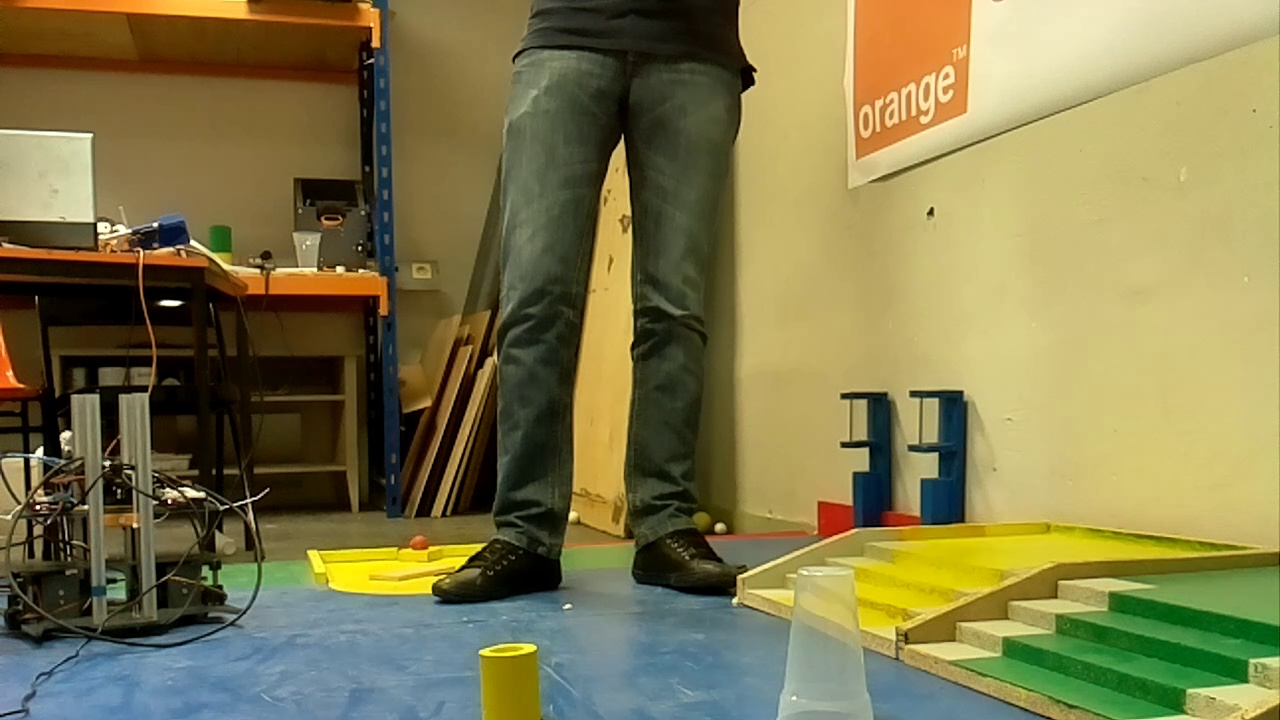
#> input picture MachineLearning/Python/photo2.jpg, 1280 x 720 px, given in place of the camera
$ python crossFinder.py
#> lines starting #> are read from the running program, lines starting #| are printed output that depends on the picture; after the words box and inside, x2 and y2 are one past the last pixel; in counts of white or black regions, pixels touching at a corner belong together
import numpy as np
import cv2

def nothing(x):
    pass

cap = cv2.VideoCapture(0) #Ouverture de la caméra
end = False

cv2.namedWindow('Camera')

#Création des trackbars
Hmin_tb = cv2.createTrackbar('Hmin', 'Camera', 0, 179, nothing)
#> slider 'Hmin' is set to 35
Hmax_tb = cv2.createTrackbar('Hmax', 'Camera', 0, 179, nothing)
#> slider 'Hmax' is set to 179
Smin_tb = cv2.createTrackbar('Smin', 'Camera', 0, 255, nothing)
#> slider 'Smin' is set to 51
Smax_tb = cv2.createTrackbar('Smax', 'Camera', 0, 255, nothing)
#> slider 'Smax' is set to 255
Vmin_tb = cv2.createTrackbar('Vmin', 'Camera', 0, 255, nothing)
#> slider 'Vmin' is set to 51
Vmax_tb = cv2.createTrackbar('Vmax', 'Camera', 0, 255, nothing)
#> slider 'Vmax' is set to 255

while(cap.isOpened() and not end):
    ret,frame = cap.read() #Lecture d'une frame de la caméra (ret est un booléen confirmant que la frame a bien été lue)
#> frame is the input picture: shape (720, 1280, 3); mean B, G, R 76.1, 121.6, 128.7

    #Récupération des valeurs des trackbars
    Hmin = cv2.getTrackbarPos('Hmin', 'Camera')
    Smin = cv2.getTrackbarPos('Smin', 'Camera')
    Vmin = cv2.getTrackbarPos('Vmin', 'Camera')
    Hmax = cv2.getTrackbarPos('Hmax', 'Camera')
    Smax = cv2.getTrackbarPos('Smax', 'Camera')
    Vmax = cv2.getTrackbarPos('Vmax', 'Camera')

    color_l = np.array([Hmin,Smin,Vmin])
    color_h = np.array([Hmax,Smax,Vmax])

    if(ret):
        hsvFrame = cv2.cvtColor(frame, cv2.COLOR_BGR2HSV)
#> hsvFrame: shape (720, 1280, 3); mean H, S, V 34.7, 135.2, 137
        mask = cv2.inRange(hsvFrame, color_l, color_h)
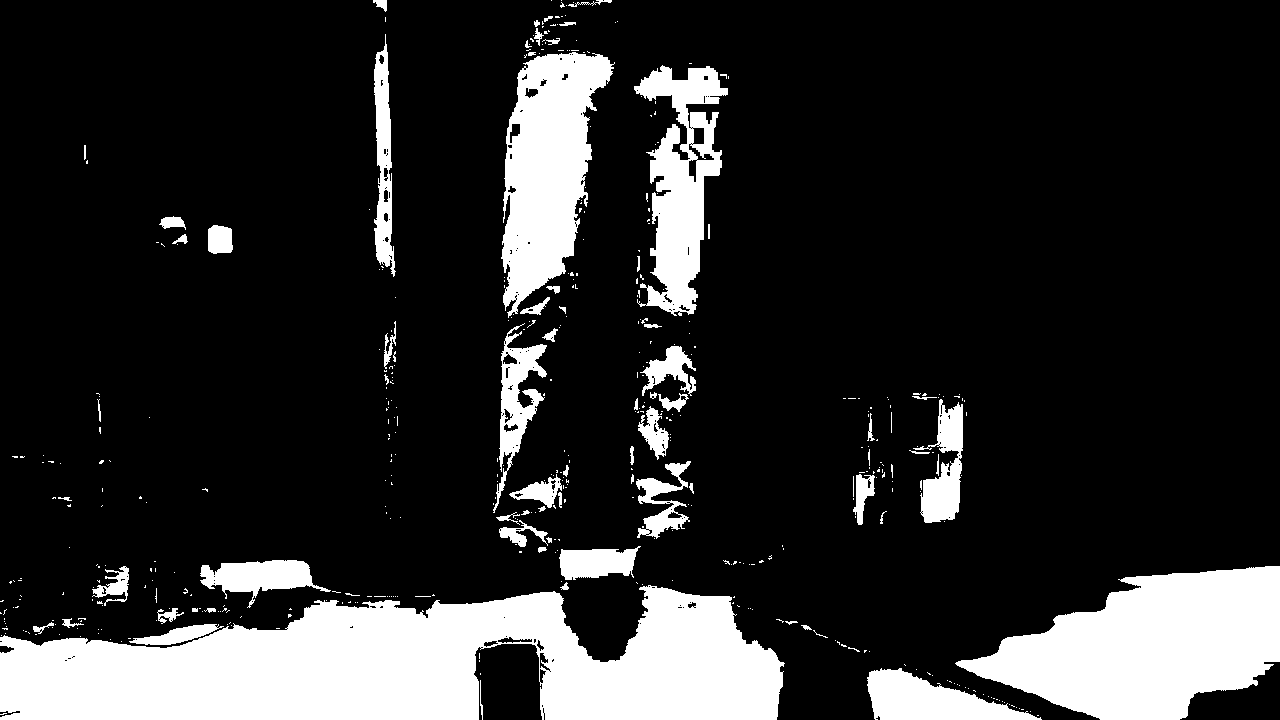
#> mask: shape (720, 1280); 17.7% white; 474 white regions (399 under 20 px), largest, box (x1, y1, x2, y2) and area: (0, 585, 785, 720) 71481, (955, 566, 1280, 720) 31159, (501, 52, 615, 318) 17505
        #On retire de l'image tout ce qui n'est pas de la bonne couleur
        cropped = cv2.bitwise_and(frame, frame, mask = mask)
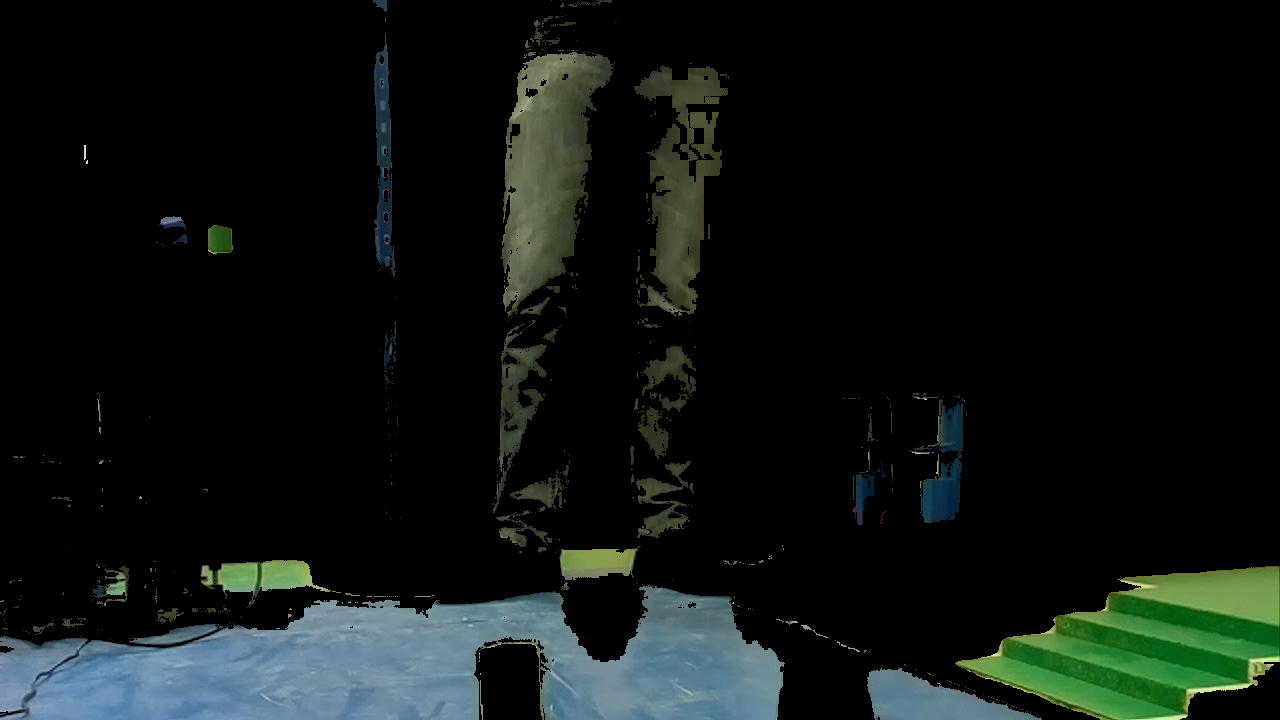
#> cropped: shape (720, 1280, 3); mean B, G, R 18.1, 20.5, 14.9

        #Afffichage du résultat
        cv2.imshow('Camera', cropped)

    if(cv2.waitKey(1) & 0xFF == ord('q')):
#> (key q is pressed here)
        end = True
cap.release()
cv2.destroyAllWindows()

$ run again, on MachineLearning/Python/Tableframe.jpg
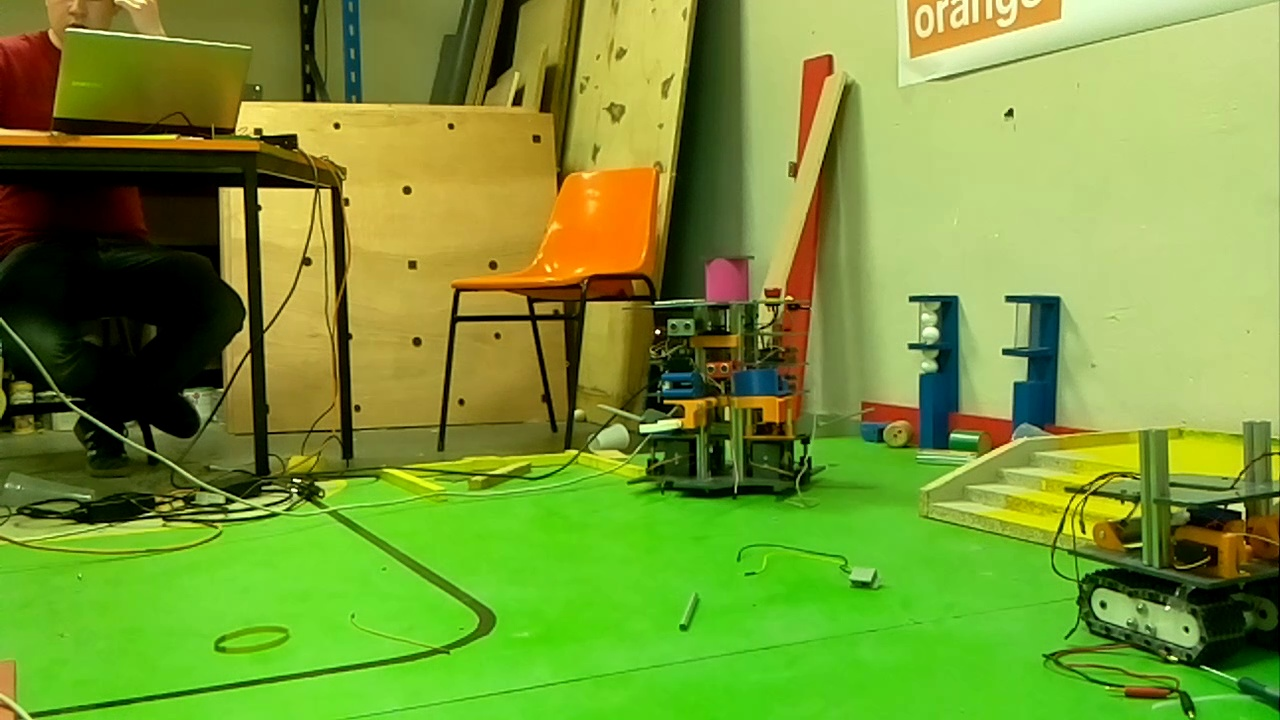
#> input picture MachineLearning/Python/Tableframe.jpg, 1280 x 720 px, given in place of the camera
#> frame is the input picture: shape (720, 1280, 3); mean B, G, R 53.1, 151.4, 119.6
#> hsvFrame: shape (720, 1280, 3); mean H, S, V 38.3, 177.6, 159.2
#> `mask = cv2.inRange(hsvFrame, color_l, color_h)`:
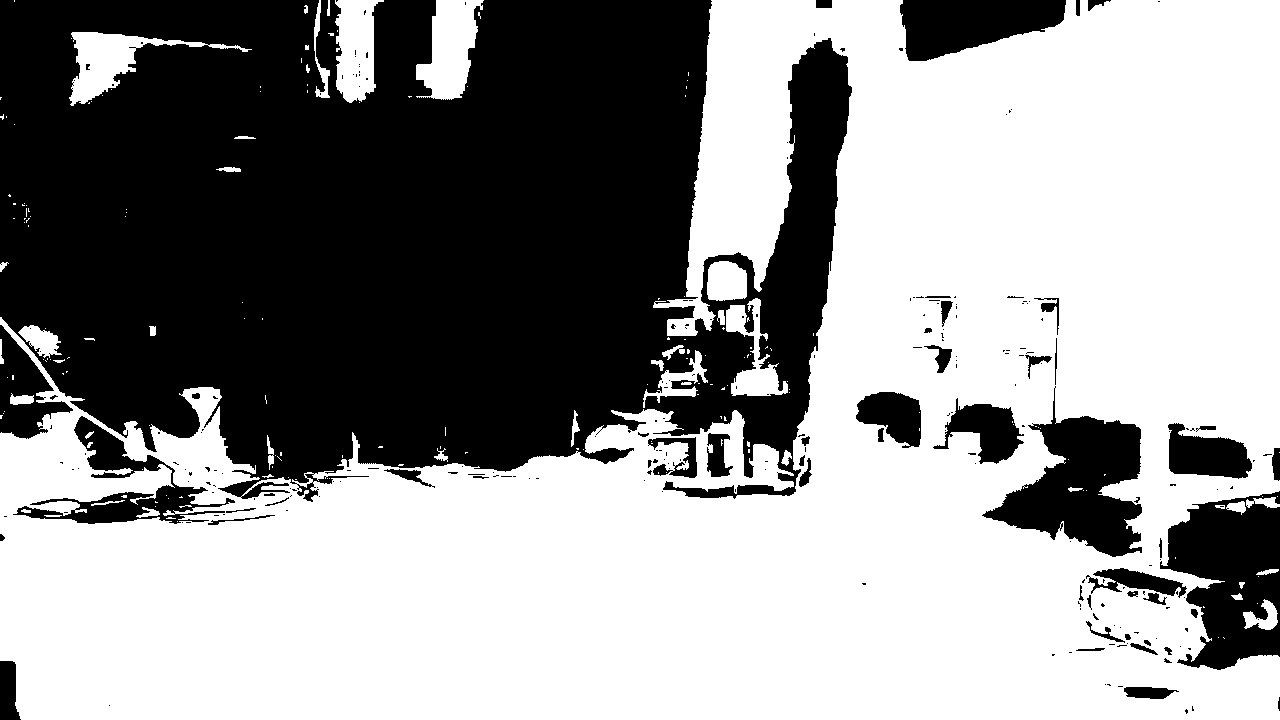
#> mask: shape (720, 1280); 58.7% white; 247 black regions (192 under 20 px), largest, box (x1, y1, x2, y2) and area: (0, 0, 852, 502) 320870, (1160, 491, 1280, 670) 13773, (982, 386, 1142, 557) 12715
#> `cropped = cv2.bitwise_and(frame, frame, mask = mask)`:
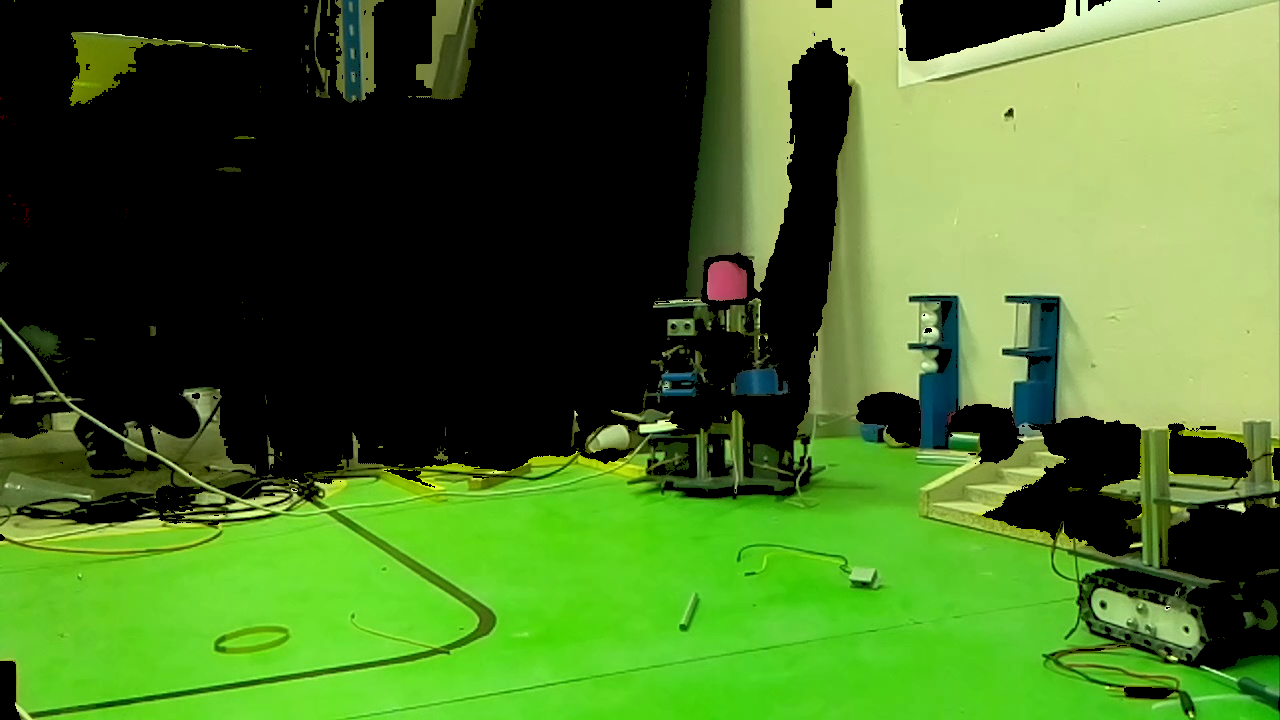
#> cropped: shape (720, 1280, 3); mean B, G, R 39.4, 109.4, 71.3

$ run again, on MachineLearning/Python/escalier.jpg
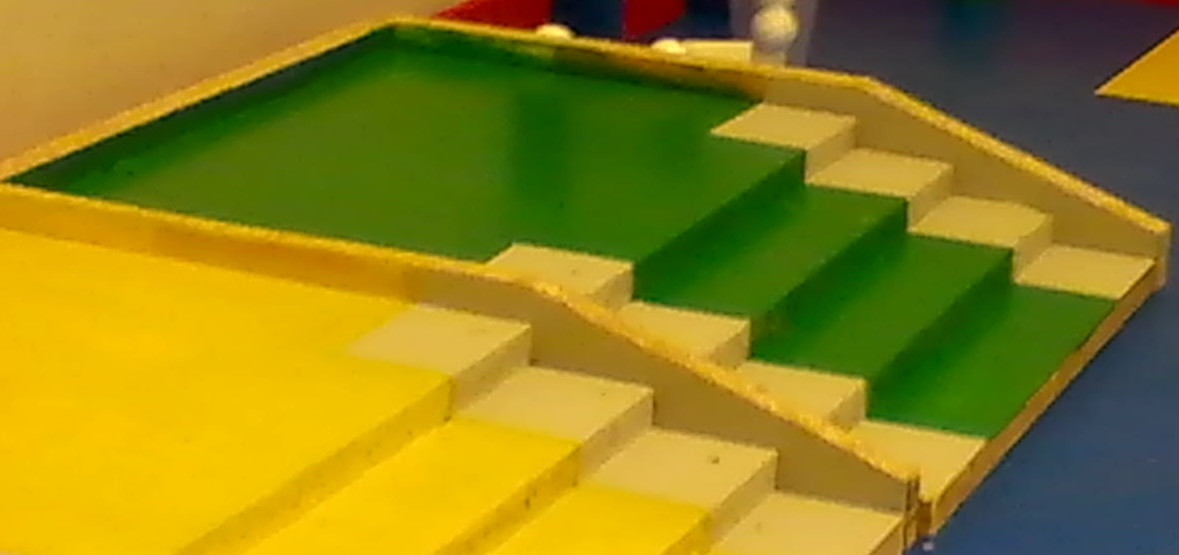
#> input picture MachineLearning/Python/escalier.jpg, 1179 x 555 px, given in place of the camera
#> frame is the input picture: shape (555, 1179, 3); mean B, G, R 25.6, 129.7, 142.8
#> hsvFrame: shape (555, 1179, 3); mean H, S, V 41.5, 208.3, 158.3
#> `mask = cv2.inRange(hsvFrame, color_l, color_h)`:
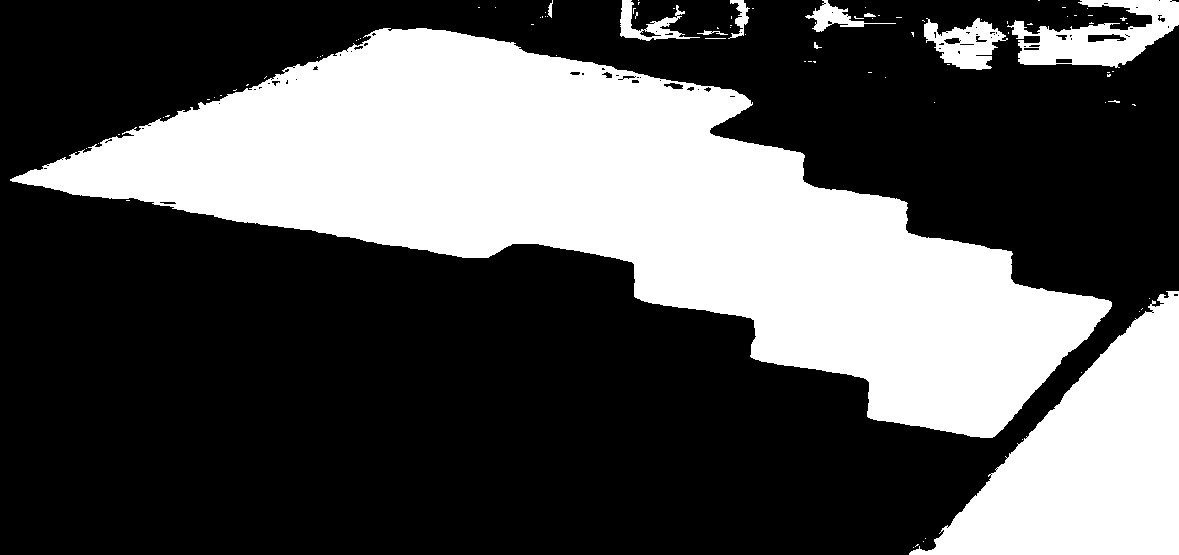
#> mask: shape (555, 1179); 34% white; 92 white regions (80 under 20 px), largest, box (x1, y1, x2, y2) and area: (10, 28, 1112, 438) 175049, (909, 291, 1179, 555) 36519, (1007, 0, 1179, 68) 5840
#> `cropped = cv2.bitwise_and(frame, frame, mask = mask)`:
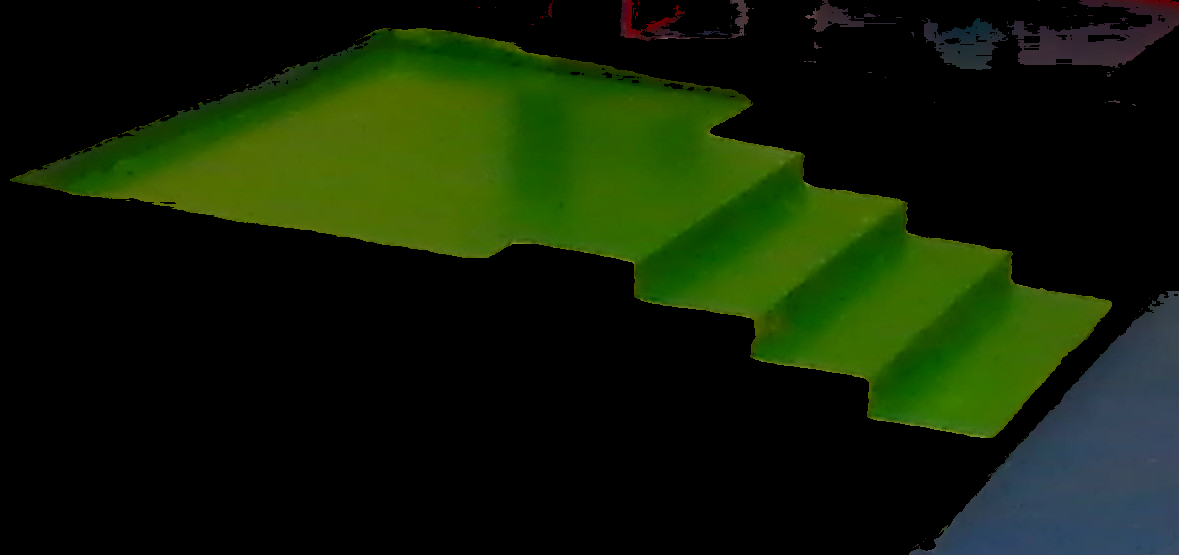
#> cropped: shape (555, 1179, 3); mean B, G, R 6.6, 30.9, 17.3
